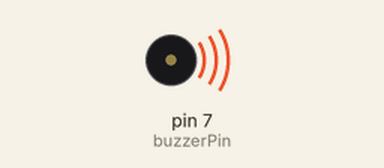
Simulated run of this sketch. Board: Arduino Uno, built with avr-gcc and run on an emulated ATmega328P. Parts: buzzer (waves = sounding).

Above: at 0.17 s.
At 20.67 s:
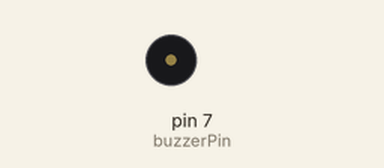
Timing chart, 0 to 21.3 s (numbered marks = the images above):
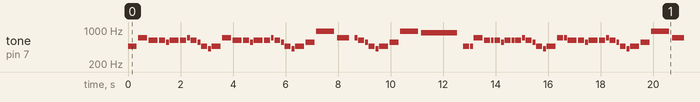

Measured:
- by itself, tone on pin 7 (buzzerPin): plays 466 Hz for 0.34 s, 698 Hz for 0.34 s, 622 Hz for 0.34 s, 622 Hz for 0.23 s, 554 Hz for 0.11 s, 622 Hz for 0.34 s … (489 notes in this stretch)

The sketch:

believer.ino
```cpp
int buzzerPin = 7;
void setup()
 {
}
void loop() {

tone(buzzerPin, 466, 341.5);
delay(379.444444444);
delay(20.5555555556);
tone(buzzerPin, 698, 341.5);
delay(379.444444444);
delay(20.5555555556);
tone(buzzerPin, 622, 341.5);
delay(379.444444444);
delay(20.5555555556);
tone(buzzerPin, 622, 227.5);
delay(252.777777778);
delay(13.8888888889);
tone(buzzerPin, 554, 113.5);
delay(126.111111111);
delay(7.22222222222);
tone(buzzerPin, 622, 341.5);
delay(379.444444444);
delay(20.5555555556);
tone(buzzerPin, 622, 227.5);
delay(252.777777778);
delay(13.8888888889);
tone(buzzerPin, 698, 113.5);
delay(126.111111111);
delay(7.22222222222);
tone(buzzerPin, 622, 227.5);
delay(252.777777778);
delay(13.8888888889);
tone(buzzerPin, 554, 113.5);
delay(126.111111111);
delay(7.22222222222);
tone(buzzerPin, 466, 227.5);
delay(252.777777778);
delay(13.8888888889);
tone(buzzerPin, 415, 113.5);
delay(126.111111111);
delay(7.22222222222);
tone(buzzerPin, 466, 341.5);
delay(379.444444444);
delay(20.5555555556);
tone(buzzerPin, 698, 341.5);
delay(379.444444444);
delay(20.5555555556);
tone(buzzerPin, 622, 341.5);
delay(379.444444444);
delay(20.5555555556);

tone(buzzerPin, 622, 227.5);
delay(252.777777778);
delay(13.8888888889);
tone(buzzerPin, 554, 113.5);
delay(126.111111111);
delay(7.22222222222);
tone(buzzerPin, 622, 341.5);
delay(379.444444444);
delay(20.5555555556);
tone(buzzerPin, 622, 227.5);
delay(252.777777778);
delay(13.8888888889);
tone(buzzerPin, 698, 113.5);
delay(126.111111111);
delay(7.22222222222);
tone(buzzerPin, 622, 227.5);
delay(252.777777778);
delay(13.8888888889);
tone(buzzerPin, 554, 113.5);
delay(126.111111111);
delay(7.22222222222);
tone(buzzerPin, 466, 227.5);
delay(252.777777778);
delay(13.8888888889);
tone(buzzerPin, 415, 113.5);
delay(126.111111111);
delay(7.22222222222);
tone(buzzerPin, 466, 341.5);
delay(379.444444444);
delay(20.5555555556);
tone(buzzerPin, 554, 341.5);
delay(379.444444444);
delay(20.5555555556);
tone(buzzerPin, 932, 683.5);
delay(759.444444444);
delay(40.5555555556);
tone(buzzerPin, 698, 455.5);
delay(506.111111111);
delay(160.555555556);
tone(buzzerPin, 698, 113.5);
delay(126.111111111);
delay(7.22222222222);
tone(buzzerPin, 622, 227.5);
delay(252.777777778);
delay(13.8888888889);
tone(buzzerPin, 554, 113.5);
delay(126.111111111);
delay(7.22222222222);
tone(buzzerPin, 466, 227.5);
delay(252.777777778);
delay(13.8888888889);
tone(buzzerPin, 415, 113.5);
delay(126.111111111);
delay(7.22222222222);

tone(buzzerPin, 466, 341.5);
delay(379.444444444);
delay(20.5555555556);
tone(buzzerPin, 554, 341.5);
delay(379.444444444);
delay(20.5555555556);
tone(buzzerPin, 932, 683.5);
delay(759.444444444);
delay(40.5555555556);
tone(buzzerPin, 880, 1367.5);
delay(1519.44444444);
delay(80.5555555556);
tone(buzzerPin, 466, 227.5);
delay(252.777777778);
delay(13.8888888889);
tone(buzzerPin, 466, 113.5);
delay(126.111111111);
delay(7.22222222222);
tone(buzzerPin, 698, 341.5);
delay(379.444444444);
delay(20.5555555556);
tone(buzzerPin, 622, 227.5);
delay(252.777777778);
delay(13.8888888889);
tone(buzzerPin, 622, 113.5);
delay(126.111111111);
delay(7.22222222222);
tone(buzzerPin, 622, 227.5);
delay(252.777777778);
delay(13.8888888889);
tone(buzzerPin, 554, 113.5);
delay(126.111111111);
delay(7.22222222222);
tone(buzzerPin, 622, 227.5);
delay(252.777777778);
delay(13.8888888889);
tone(buzzerPin, 622, 113.5);
delay(126.111111111);
delay(7.22222222222);
tone(buzzerPin, 622, 227.5);
delay(252.777777778);
delay(13.8888888889);
tone(buzzerPin, 698, 113.5);
delay(126.111111111);
delay(7.22222222222);
tone(buzzerPin, 622, 227.5);
delay(252.777777778);
delay(13.8888888889);
tone(buzzerPin, 554, 113.5);
delay(126.111111111);
delay(7.22222222222);
tone(buzzerPin, 466, 227.5);
delay(252.777777778);
delay(13.8888888889);

tone(buzzerPin, 415, 113.5);
delay(126.111111111);
delay(7.22222222222);
tone(buzzerPin, 466, 341.5);
delay(379.444444444);
delay(20.5555555556);
tone(buzzerPin, 698, 227.5);
delay(252.777777778);
delay(13.8888888889);
tone(buzzerPin, 698, 113.5);
delay(126.111111111);
delay(7.22222222222);
tone(buzzerPin, 622, 341.5);
delay(379.444444444);
delay(20.5555555556);
tone(buzzerPin, 622, 227.5);
delay(252.777777778);
delay(13.8888888889);
tone(buzzerPin, 554, 113.5);
delay(126.111111111);
delay(7.22222222222);
tone(buzzerPin, 622, 341.5);
delay(379.444444444);
delay(20.5555555556);
tone(buzzerPin, 622, 227.5);
delay(252.777777778);
delay(13.8888888889);
tone(buzzerPin, 698, 113.5);
delay(126.111111111);
delay(7.22222222222);
tone(buzzerPin, 622, 227.5);
delay(252.777777778);
delay(13.8888888889);
tone(buzzerPin, 554, 113.5);
delay(126.111111111);
delay(7.22222222222);
tone(buzzerPin, 466, 227.5);
delay(252.777777778);
delay(13.8888888889);
tone(buzzerPin, 415, 113.5);
delay(126.111111111);
delay(7.22222222222);
tone(buzzerPin, 466, 341.5);
delay(379.444444444);
delay(20.5555555556);
tone(buzzerPin, 554, 341.5);
delay(379.444444444);
delay(20.5555555556);
tone(buzzerPin, 932, 683.5);
delay(759.444444444);
delay(40.5555555556);
tone(buzzerPin, 698, 455.5);
delay(506.111111111);
delay(160.555555556);

tone(buzzerPin, 698, 113.5);
delay(126.111111111);
delay(7.22222222222);
tone(buzzerPin, 622, 227.5);
delay(252.777777778);
delay(13.8888888889);
tone(buzzerPin, 554, 113.5);
delay(126.111111111);
delay(7.22222222222);
tone(buzzerPin, 466, 227.5);
delay(252.777777778);
delay(13.8888888889);
tone(buzzerPin, 415, 113.5);
delay(126.111111111);
delay(7.22222222222);
tone(buzzerPin, 466, 341.5);
delay(379.444444444);
delay(20.5555555556);
tone(buzzerPin, 554, 341.5);
delay(379.444444444);
delay(20.5555555556);
tone(buzzerPin, 932, 683.5);
delay(759.444444444);
delay(40.5555555556);
tone(buzzerPin, 880, 911.5);
delay(1012.77777778);
delay(320.555555556);
tone(buzzerPin, 466, 113.5);
delay(126.111111111);
delay(7.22222222222);
tone(buzzerPin, 466, 113.5);
delay(126.111111111);
delay(7.22222222222);
tone(buzzerPin, 466, 227.5);
delay(252.777777778);
delay(13.8888888889);
tone(buzzerPin, 466, 227.5);
delay(252.777777778);
delay(13.8888888889);
tone(buzzerPin, 466, 113.5);
delay(126.111111111);
delay(7.22222222222);
tone(buzzerPin, 466, 113.5);
delay(126.111111111);
delay(7.22222222222);
tone(buzzerPin, 466, 227.5);
delay(252.777777778);
delay(13.8888888889);
tone(buzzerPin, 466, 113.5);
delay(126.111111111);
delay(7.22222222222);
tone(buzzerPin, 466, 113.5);
delay(126.111111111);
delay(7.22222222222);

tone(buzzerPin, 466, 113.5);
delay(126.111111111);
delay(7.22222222222);
tone(buzzerPin, 466, 113.5);
delay(126.111111111);
delay(7.22222222222);
tone(buzzerPin, 466, 227.5);
delay(252.777777778);
delay(13.8888888889);
tone(buzzerPin, 466, 227.5);
delay(252.777777778);
delay(13.8888888889);
tone(buzzerPin, 466, 113.5);
delay(126.111111111);
delay(7.22222222222);
tone(buzzerPin, 466, 113.5);
delay(126.111111111);
delay(7.22222222222);
tone(buzzerPin, 466, 227.5);
delay(252.777777778);
delay(13.8888888889);
tone(buzzerPin, 466, 113.5);
delay(126.111111111);
delay(7.22222222222);
tone(buzzerPin, 466, 113.5);
delay(126.111111111);
delay(7.22222222222);
tone(buzzerPin, 466, 113.5);
delay(126.111111111);
delay(7.22222222222);
tone(buzzerPin, 466, 113.5);
delay(126.111111111);
delay(7.22222222222);
tone(buzzerPin, 554, 227.5);
delay(252.777777778);
delay(13.8888888889);
tone(buzzerPin, 554, 227.5);
delay(252.777777778);
delay(13.8888888889);
tone(buzzerPin, 554, 113.5);
delay(126.111111111);
delay(7.22222222222);
tone(buzzerPin, 554, 113.5);
delay(126.111111111);
delay(7.22222222222);
tone(buzzerPin, 554, 227.5);
delay(252.777777778);
delay(13.8888888889);
tone(buzzerPin, 554, 113.5);
delay(126.111111111);
delay(7.22222222222);
tone(buzzerPin, 554, 113.5);
delay(126.111111111);
delay(7.22222222222);

tone(buzzerPin, 554, 113.5);
delay(126.111111111);
delay(7.22222222222);
tone(buzzerPin, 554, 113.5);
delay(126.111111111);
delay(7.22222222222);
tone(buzzerPin, 523, 113.5);
delay(126.111111111);
delay(7.22222222222);
tone(buzzerPin, 523, 113.5);
delay(126.111111111);
delay(7.22222222222);
tone(buzzerPin, 523, 113.5);
delay(126.111111111);
delay(7.22222222222);
tone(buzzerPin, 523, 113.5);
delay(126.111111111);
delay(7.22222222222);
tone(buzzerPin, 523, 113.5);
delay(126.111111111);
delay(7.22222222222);
tone(buzzerPin, 523, 113.5);
delay(126.111111111);
delay(7.22222222222);
tone(buzzerPin, 523, 113.5);
delay(126.111111111);
delay(7.22222222222);
tone(buzzerPin, 523, 113.5);
delay(126.111111111);
delay(7.22222222222);
tone(buzzerPin, 523, 113.5);
delay(126.111111111);
delay(7.22222222222);
tone(buzzerPin, 523, 113.5);
delay(126.111111111);
delay(7.22222222222);
tone(buzzerPin, 523, 113.5);
delay(126.111111111);
delay(7.22222222222);
tone(buzzerPin, 523, 113.5);
delay(126.111111111);
delay(7.22222222222);
tone(buzzerPin, 466, 227.5);
delay(252.777777778);
delay(13.8888888889);
tone(buzzerPin, 466, 227.5);
delay(252.777777778);
delay(13.8888888889);
tone(buzzerPin, 466, 113.5);
delay(126.111111111);
delay(7.22222222222);
tone(buzzerPin, 466, 113.5);
delay(126.111111111);
delay(7.22222222222);
}
```
